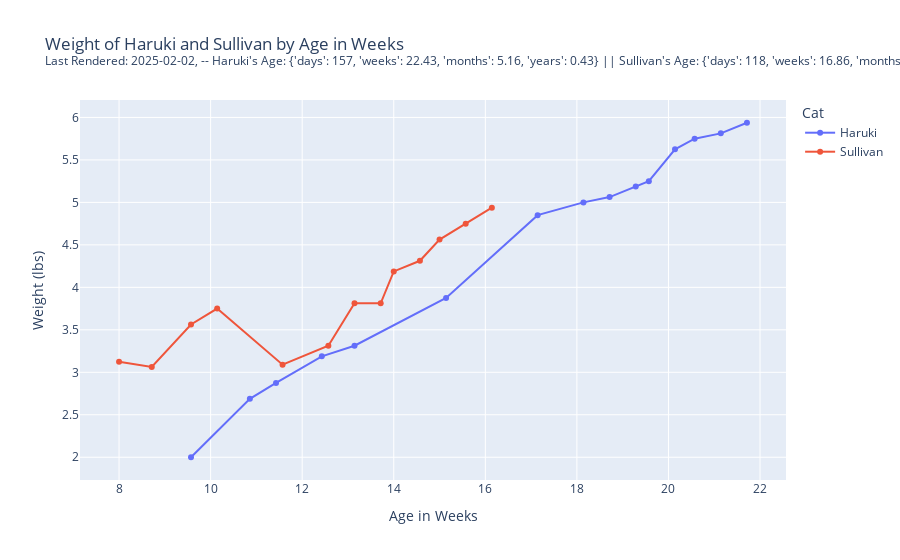

Notebook source saved alongside this figure:
### Code cell
# import plotly.express as px
# import pandas as pd
# from datetime import datetime as dt

# Your data
# haruki_weights = {
#     '2024-11-04': 2, '2024-11-13': 2.6875, '2024-11-17': 2.875, 
#     '2024-11-24': 3.1875, '2024-11-29': 3.3125, '2024-12-13': 3.875, 
#     '2024-12-27': 4.85, '2025-01-03': 5, '2025-01-07': 5.0625, 
#     '2025-01-11': 5.1875, '2025-01-13': 5.25, '2025-01-17': 5.625, 
#     '2025-01-20': 5.75
# }

# sullivan_weights = {
#     '2024-12-02': 3.125, '2024-12-07': 3.0625, '2024-12-13': 3.5625, 
#     '2024-12-17': 3.75, '2024-12-27': 3.09, '2025-01-03': 3.3125, 
#     '2025-01-07': 3.8125, '2025-01-11': 3.8125, '2025-01-13': 4.1875, 
#     '2025-01-17': 4.3125, '2025-01-20': 4.5625
# }

# Cat birthdays
haruki_birthday = dt(2024, 8, 29)
sullivan_birthday = dt(2024, 10, 7)

# Combine the weights into a DataFrame aligned by age in weeks
data = []

# Process Haruki's data
for date, weight in haruki_dict.items():
    date_obj = dt.strptime(date, "%Y-%m-%d")
    weeks_since_birth = (date_obj - haruki_birthday).days / 7
    data.append({
        "Age in Weeks": weeks_since_birth,
        "Weight (lbs)": weight,
        "Cat": "Haruki"
    })

# Process Sullivan's data
for date, weight in sullivan_dict.items():
    date_obj = dt.strptime(date, "%Y-%m-%d")
    weeks_since_birth = (date_obj - sullivan_birthday).days / 7
    data.append({
        "Age in Weeks": weeks_since_birth,
        "Weight (lbs)": weight,
        "Cat": "Sullivan"
    })

# Create a DataFrame
df = pd.DataFrame(data)

# Create the line plot
fig = px.line(
    df, 
    x="Age in Weeks", 
    y="Weight (lbs)", 
    color="Cat", 
    title=f"Weight of Haruki and Sullivan by Age in Weeks<br><sup>Last Rendered: {dt.today().strftime('%Y-%m-%d')}, -- Haruki's Age: {haruki_age(dt.today().strftime('%Y-%m-%d'))} || Sullivan's Age: {sullivan_age(dt.today().strftime('%Y-%m-%d'))}</sup>",
    markers=True,
    labels={"Weight (lbs)": "Weight (lbs)", "Age in Weeks": "Age in Weeks"}
)

fig.show()

### Figure 1 — Plotly figure (JSON) as saved in the notebook; plotly's stock layout.template omitted (floating-point values rounded to 4 significant figures)
{"data": [{"hovertemplate": "Cat=Haruki<br>Age in Weeks=%{x}<br>Weight (lbs)=%{y}<extra></extra>", "legendgroup": "Haruki", "line": {"color": "#636efa", "dash": "solid"}, "marker": {"symbol": "circle"}, "mode": "lines+markers", "name": "Haruki", "orientation": "v", "showlegend": true, "type": "scatter", "x": [9.571, 10.86, 11.43, 12.43, 13.14, 15.14, 17.14, 18.14, 18.71, 19.29, 19.57, 20.14, 20.57, 21.14, 21.71], "xaxis": "x", "y": [2, 2.688, 2.875, 3.188, 3.312, 3.875, 4.85, 5, 5.062, 5.188, 5.25, 5.625, 5.75, 5.812, 5.938], "yaxis": "y"}, {"hovertemplate": "Cat=Sullivan<br>Age in Weeks=%{x}<br>Weight (lbs)=%{y}<extra></extra>", "legendgroup": "Sullivan", "line": {"color": "#EF553B", "dash": "solid"}, "marker": {"symbol": "circle"}, "mode": "lines+markers", "name": "Sullivan", "orientation": "v", "showlegend": true, "type": "scatter", "x": [8, 8.714, 9.571, 10.14, 11.57, 12.57, 13.14, 13.71, 14, 14.57, 15, 15.57, 16.14], "xaxis": "x", "y": [3.125, 3.062, 3.562, 3.75, 3.09, 3.312, 3.812, 3.812, 4.188, 4.312, 4.562, 4.75, 4.938], "yaxis": "y"}], "layout": {"legend": {"title": {"text": "Cat"}, "tracegroupgap": 0}, "title": {"text": "Weight of Haruki and Sullivan by Age in Weeks<br><sup>Last Rendered: 2025-02-02, -- Haruki's Age: {'days': 157, 'weeks': 22.43, 'months': 5.16, 'years': 0.43} || Sullivan's Age: {'days': 118, 'weeks': 16.86, 'months': 3.88, 'years': 0.32}</sup>"}, "xaxis": {"anchor": "y", "domain": [0, 1], "title": {"text": "Age in Weeks"}}, "yaxis": {"anchor": "x", "domain": [0, 1], "title": {"text": "Weight (lbs)"}}}}
